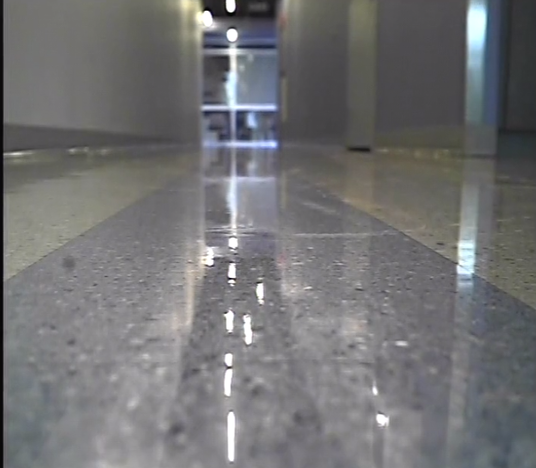
#> input picture cleanImage.png, 536 x 468 px
$ python lk_track.py cleanImage.png   (Python 2 division)   (older library calls are emulated)
#> lines starting #> are read from the running program, lines starting #| are printed output that depends on the picture
### video.py
#!/usr/bin/env python

'''
Video capture sample.

Sample shows how VideoCapture class can be used to acquire video
frames from a camera of a movie file. Also the sample provides
an example of procedural video generation by an object, mimicking
the VideoCapture interface (see Chess class).

'create_capture' is a convinience function for capture creation,
falling back to procedural video in case of error.

Usage:
    video.py [--shotdir <shot path>] [source0] [source1] ...'

    sourceN is an
     - integer number for camera capture
     - name of video file
     - synth:<params> for procedural video

Synth examples:
    synth:bg=../cpp/lena.jpg:noise=0.1
    synth:class=chess:bg=../cpp/lena.jpg:noise=0.1:size=640x480

Keys:
    ESC    - exit
    SPACE  - save current frame to <shot path> directory

'''

import numpy as np
import cv2
from time import clock
from numpy import pi, sin, cos
import common

class VideoSynthBase(object):
    # [14 lines left out: function __init__, not called in this run]

    def render(self, dst):
        pass

    # [15 lines left out: function read, not called in this run]

    def isOpened(self):
        return True

class Chess(VideoSynthBase):
    # [45 lines left out: functions __init__, draw_quads, render, not called in this run]


classes = dict(chess=Chess)

presets = dict(
    empty = 'synth:',
    lena = 'synth:bg=../cpp/lena.jpg:noise=0.1',
    chess = 'synth:class=chess:bg=../cpp/lena.jpg:noise=0.1:size=640x480'
)


def create_capture(source = 0, fallback = presets['chess']):
    '''source: <int> or '<int>|<filename>|synth [:<param_name>=<value> [:...]]'
    '''
    source = str(source).strip()
    chunks = source.split(':')
    # hanlde drive letter ('c:', ...)
    if len(chunks) > 1 and len(chunks[0]) == 1 and chunks[0].isalpha():
        chunks[1] = chunks[0] + ':' + chunks[1]
        del chunks[0]

    source = chunks[0]
    try: source = int(source)
    except ValueError: pass
    params = dict( s.split('=') for s in chunks[1:] )

    cap = None
    if source == 'synth':
        Class = classes.get(params.get('class', None), VideoSynthBase)
        try: cap = Class(**params)
        except: pass
    else:
        cap = cv2.VideoCapture(source)
        if 'size' in params:
            w, h = map(int, params['size'].split('x'))
            cap.set(cv2.cv.CV_CAP_PROP_FRAME_WIDTH, w)
            cap.set(cv2.cv.CV_CAP_PROP_FRAME_HEIGHT, h)
    if cap is None or not cap.isOpened():
        print 'Warning: unable to open video source: ', source
        if fallback is not None:
            return create_capture(fallback, None)
    return cap

# [30 lines that do not run on import are left out]

### lk_track.py
#!/usr/bin/env python

'''
Lucas-Kanade tracker
====================

Lucas-Kanade sparse optical flow demo. Uses goodFeaturesToTrack
for track initialization and back-tracking for match verification
between frames.

Usage
-----
lk_track.py [<video_source>]


Keys
----
ESC - exit
'''

import numpy as np
import cv2
import video
from common import anorm2, draw_str
from time import clock

lk_params = dict( winSize  = (15, 15),
                  maxLevel = 2,
                  criteria = (cv2.TERM_CRITERIA_EPS | cv2.TERM_CRITERIA_COUNT, 10, 0.03))

feature_params = dict( maxCorners = 500,
                       qualityLevel = 0.3,
                       minDistance = 7,
                       blockSize = 7 )

class App:
    def __init__(self, video_src):
        self.track_len = 20#10
        self.detect_interval = 5
        self.tracks = []
        self.cam = video.create_capture(video_src)
        self.frame_idx = 0

    def run(self):
        while True:
            ret, frame = self.cam.read()
#> frame is the input picture: shape (468, 536, 3); mean B, G, R 115.4, 114, 114
            frame_gray = cv2.cvtColor(frame, cv2.COLOR_BGR2GRAY)
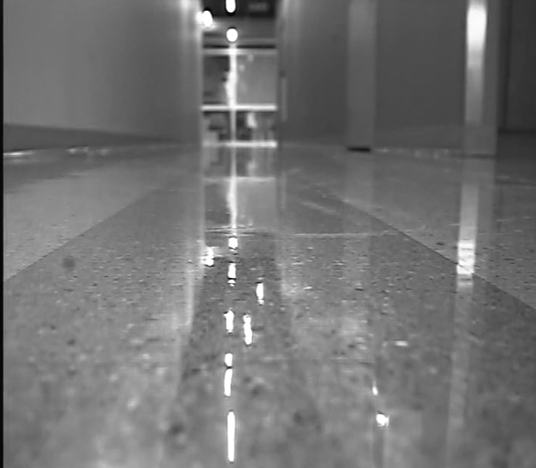
#> frame_gray: shape (468, 536); min 0, max 255, mean 114.2
            vis = frame.copy()

            if len(self.tracks) > 0:
                img0, img1 = self.prev_gray, frame_gray
                p0 = np.float32([tr[-1] for tr in self.tracks]).reshape(-1, 1, 2)
                p1, st, err = cv2.calcOpticalFlowPyrLK(img0, img1, p0, None, **lk_params)
                p0r, st, err = cv2.calcOpticalFlowPyrLK(img1, img0, p1, None, **lk_params)
                d = abs(p0-p0r).reshape(-1, 2).max(-1)
                good = d < 1
                new_tracks = []
                for tr, (x, y), good_flag in zip(self.tracks, p1.reshape(-1, 2), good):
                    if not good_flag:
                        continue
                    tr.append((x, y))
                    if len(tr) > self.track_len:
                        del tr[0]
                    new_tracks.append(tr)
                    cv2.circle(vis, (x, y), 2, (0, 255, 0), -1)
                self.tracks = new_tracks
                cv2.polylines(vis, [np.int32(tr) for tr in self.tracks], False, (0, 255, 0))
                draw_str(vis, (20, 20), 'track count: %d' % len(self.tracks))

            if self.frame_idx % self.detect_interval == 0:
                mask = np.zeros_like(frame_gray)
                mask[:] = 255
                for x, y in [np.int32(tr[-1]) for tr in self.tracks]:
                    cv2.circle(mask, (x, y), 5, 0, -1)
                p = cv2.goodFeaturesToTrack(frame_gray, mask = mask, **feature_params)
#> p = 23 rows, first 8: [229, 9], [208, 13], [233, 274], [232, 265], [211, 262], [231, 282], [260, 286], [202, 9]
                if p is not None:
                    for x, y in np.float32(p).reshape(-1, 2):
                        self.tracks.append([(x, y)])
#> this loop made 23 passes
#> (x, y) on passes 1 to 12: (229, 9), (208, 13), (233, 274), (232, 265), (211, 262), (231, 282), (260, 286), (202, 9), (248, 341), (224, 316), (229, 363), (229, 329)
#> after the loop, self.tracks = 23 items


            self.frame_idx += 1
            self.prev_gray = frame_gray
            cv2.imshow('lk_track', vis)

            ch = 0xFF & cv2.waitKey(1)
#> (key Esc is pressed here)
            if ch == 27:
                break

def main():
    import sys
    try: video_src = sys.argv[1]
    except: video_src = 0

    print __doc__
    App(video_src).run()
    cv2.destroyAllWindows()

if __name__ == '__main__':
    main()
